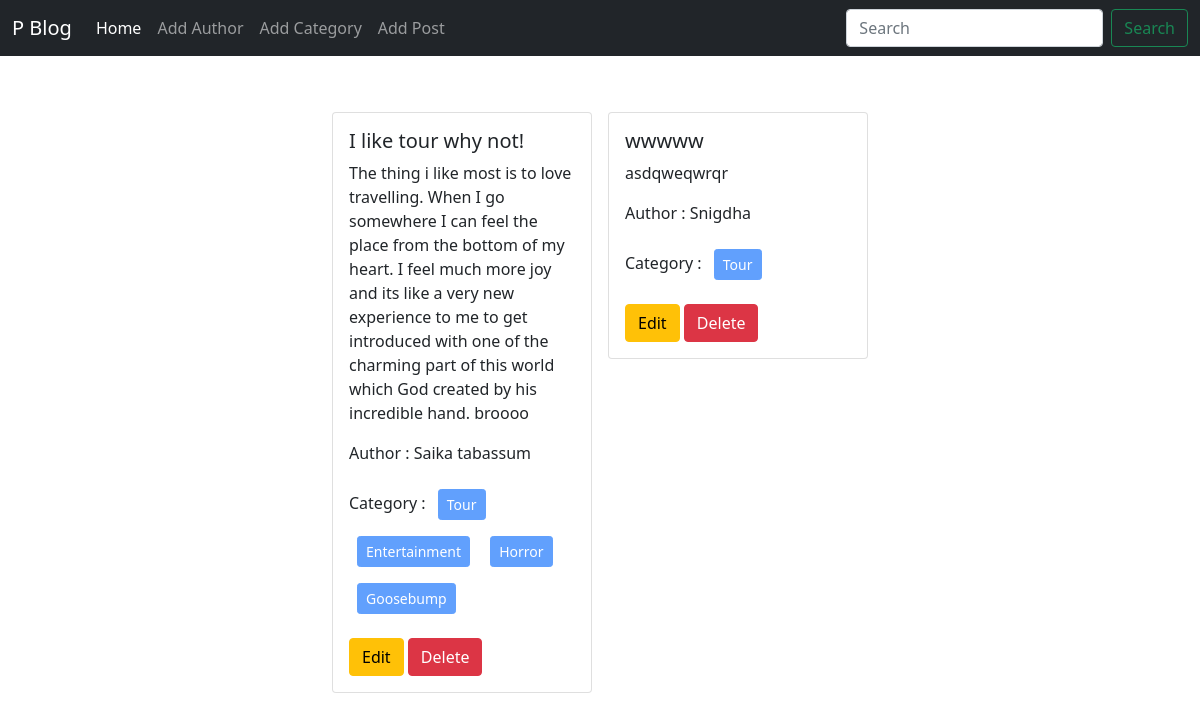
The page / on the database its author committed.
### posts/models.py (models this page shows, shortened)
class Post(models.Model):
    title = models.CharField(max_length=50)
    content = models.TextField()
    category = models.ManyToManyField(Category)
    author = models.ForeignKey(Author, on_delete=models.CASCADE)

### author/models.py (models this page shows, shortened)
class Author(models.Model):
    name = models.CharField(max_length=100)
    bio = models.TextField()
    phone_no = models.CharField(max_length=12)

### categories/models.py (models this page shows, shortened)
class Category(models.Model):
    name = models.CharField(max_length=100)

### blog_project/views.py (the view)
# urls.py: 2. Add a URL to urlpatterns:  path('', views.home, name='home')
def home(request):
    data = Post.objects.all()
    return render(request, 'home.html', {'data' : data})

### templates/home.html
{% extends 'base.html' %} {% block content %}
<div class="d-flex flex-wrap justify-content-center px-5 pt-5">
  {% for post in data %}
  <div class="col-sm-3">
    <div class="card m-2">
      <div class="card-body">
        <h5 class="card-title">{{post.title}}</h5>
        <p class="card-text">{{post.content}}</p>
        <p>Author : {{post.author.name}}</p>
        <p>
          Category : {% for cat in post.category.all %}
          <button class="btn btn-primary btn-sm m-2" disabled >{{cat.name}} </button>
          {% endfor %}
        </p>
        <a href="{% url 'edit_post' post.id %}" class="btn btn-warning">Edit</a>
        <a href="{% url 'delete_post' post.id %}" class="btn btn-danger">Delete</a>
      </div>
    </div>
  </div>
  {% endfor %}
</div>
{% endblock %}

### templates/base.html (shortened to what this page needs)
<!DOCTYPE html>
<html lang="en">
  <head>
    <link
      href="https://cdn.jsdelivr.net/npm/bootstrap@5.0.2/dist/css/bootstrap.min.css"
      rel="stylesheet"
    />
  </head>
  <body>
    <nav class="navbar navbar-expand-lg navbar-dark bg-dark">
      <div class="container-fluid">
        <a class="navbar-brand" href="{% url 'homepage' %}">P Blog</a>
        <div class="collapse navbar-collapse" id="navbarSupportedContent">
          <ul class="navbar-nav me-auto mb-2 mb-lg-0">
            <li class="nav-item">
              <a class="nav-link active" aria-current="page" href="{% url 'homepage' %}">Home</a>
            </li>
            <li class="nav-item">
              <a class="nav-link" href="{% url 'add_author' %}">Add Author</a>
            </li>
            <li class="nav-item">
              <a class="nav-link" href="{% url 'add_category' %}">Add Category</a>
            </li>
            <li class="nav-item">
              <a class="nav-link" href="{% url 'add_post' %}">Add Post</a>
            </li>
          </ul>
          <form class="d-flex">
            <input
              class="form-control me-2"
              type="search"
              placeholder="Search"
              aria-label="Search"
            />
            <button class="btn btn-outline-success" type="submit">
              Search
            </button>
          </form>
        </div>
      </div>
    </nav>
    {% block content %}
    {% endblock %}
  </body>
</html>

### rows shown on the page
Post: title "I like tour why not!", content "The thing i like most is to love travelling. When I go somewhere I can feel the place from the bottom of my heart. I feel much more joy and its like a very new experience to me to get introduced with one of the charming part of this world which God created by his incredible hand. broooo", author.name "Saika tabassum"
Category: name "Tour"
Category: name "Entertainment"
Category: name "Horror"
Category: name "Goosebump"
Post: title "wwwww", content "asdqweqwrqr", author.name "Snigdha"
